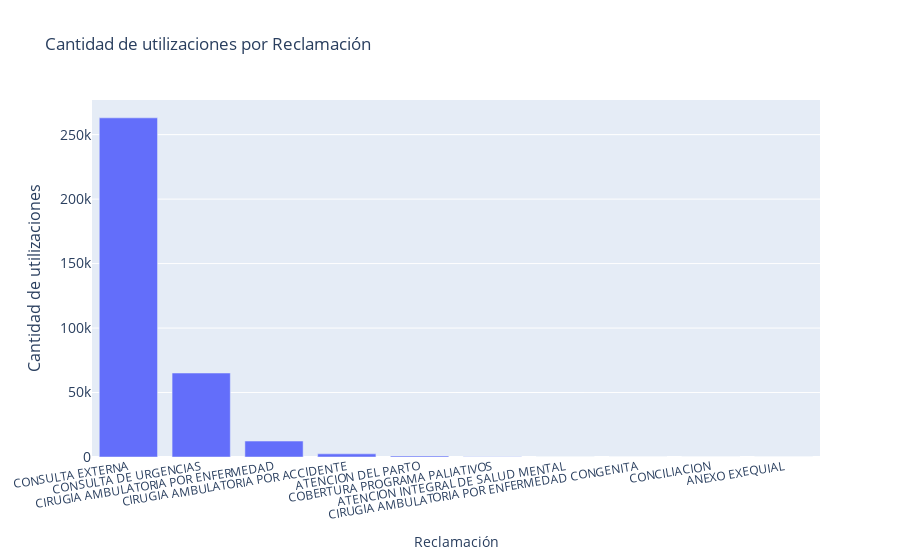

Notebook source saved alongside this figure:
### Code cell
# Agrupación por reclamación
cantidad_utilizaciones_por_reclamacion = (
    df.groupby("Reclamacion_Desc")["Cantidad_Utilizaciones"].sum().head(10)
)

# Datos por precio de forma descendente
cantidad_utilizaciones_por_reclamacion_sorted = (
    cantidad_utilizaciones_por_reclamacion.sort_values(ascending=False)
)

# Hacer lo de arriba pero en plotly
import plotly.express as px

fig = px.bar(
    x=cantidad_utilizaciones_por_reclamacion_sorted.index,
    y=cantidad_utilizaciones_por_reclamacion_sorted,
    title="Cantidad de utilizaciones por Reclamación",
    labels={"x": "Reclamación", "y": "Cantidad de utilizaciones"},
)

fig.update_layout(
    xaxis_tickangle=-9,
    yaxis=dict(
        title="Cantidad de utilizaciones",
        titlefont_size=16,
        tickfont_size=14,
    ),
)

fig.show()

### Figure 1 — Plotly figure (JSON) as saved in the notebook; plotly's stock layout.template omitted (floating-point values rounded to 4 significant figures)
{"data": [{"alignmentgroup": "True", "hovertemplate": "Reclamación=%{x}<br>Cantidad de utilizaciones=%{y}<extra></extra>", "legendgroup": "", "marker": {"color": "#636efa", "pattern": {"shape": ""}}, "name": "", "offsetgroup": "", "orientation": "v", "showlegend": false, "textposition": "auto", "type": "bar", "x": ["CONSULTA EXTERNA", "CONSULTA DE URGENCIAS", "CIRUGIA AMBULATORIA POR ENFERMEDAD", "CIRUGIA AMBULATORIA POR ACCIDENTE", "ATENCION DEL PARTO", "COBERTURA PROGRAMA PALIATIVOS", "ATENCION INTEGRAL DE SALUD MENTAL", "CIRUGIA AMBULATORIA POR ENFERMEDAD CONGENITA", "CONCILIACION", "ANEXO EXEQUIAL"], "xaxis": "x", "y": [263020, 65128, 12354, 2442, 863, 162, 95, 2, 2, 1], "yaxis": "y"}], "layout": {"barmode": "relative", "legend": {"tracegroupgap": 0}, "title": {"text": "Cantidad de utilizaciones por Reclamación"}, "xaxis": {"anchor": "y", "domain": [0, 1], "tickangle": -9, "title": {"text": "Reclamación"}}, "yaxis": {"anchor": "x", "domain": [0, 1], "tickfont": {"size": 14}, "title": {"font": {"size": 16}, "text": "Cantidad de utilizaciones"}}}}
